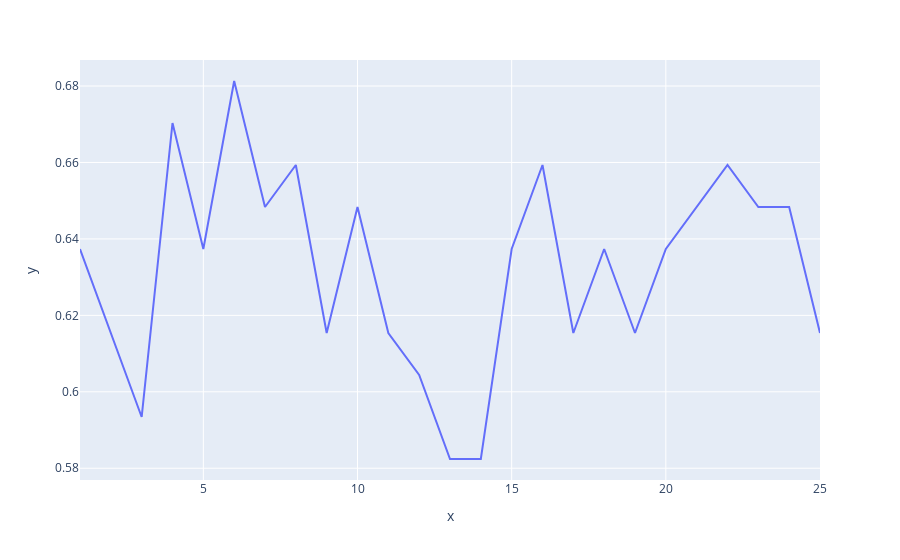

Notebook code cell kept with this figure:
### Code cell
px.line(x=k_range,y=scores_list)

### Figure 1 — Plotly figure (JSON) as saved in the notebook; plotly's stock layout.template omitted (floating-point values rounded to 4 significant figures)
{"data": [{"hovertemplate": "x=%{x}<br>y=%{y}<extra></extra>", "legendgroup": "", "line": {"color": "#636efa", "dash": "solid"}, "marker": {"symbol": "circle"}, "mode": "lines", "name": "", "orientation": "v", "showlegend": false, "type": "scatter", "x": [1, 2, 3, 4, 5, 6, 7, 8, 9, 10, 11, 12, 13, 14, 15, 16, 17, 18, 19, 20, 21, 22, 23, 24, 25], "xaxis": "x", "y": [0.6374, 0.6154, 0.5934, 0.6703, 0.6374, 0.6813, 0.6484, 0.6593, 0.6154, 0.6484, 0.6154, 0.6044, 0.5824, 0.5824, 0.6374, 0.6593, 0.6154, 0.6374, 0.6154, 0.6374, 0.6484, 0.6593, 0.6484, 0.6484, 0.6154], "yaxis": "y"}], "layout": {"legend": {"tracegroupgap": 0}, "margin": {"t": 60}, "xaxis": {"anchor": "y", "domain": [0, 1], "title": {"text": "x"}}, "yaxis": {"anchor": "x", "domain": [0, 1], "title": {"text": "y"}}}}
